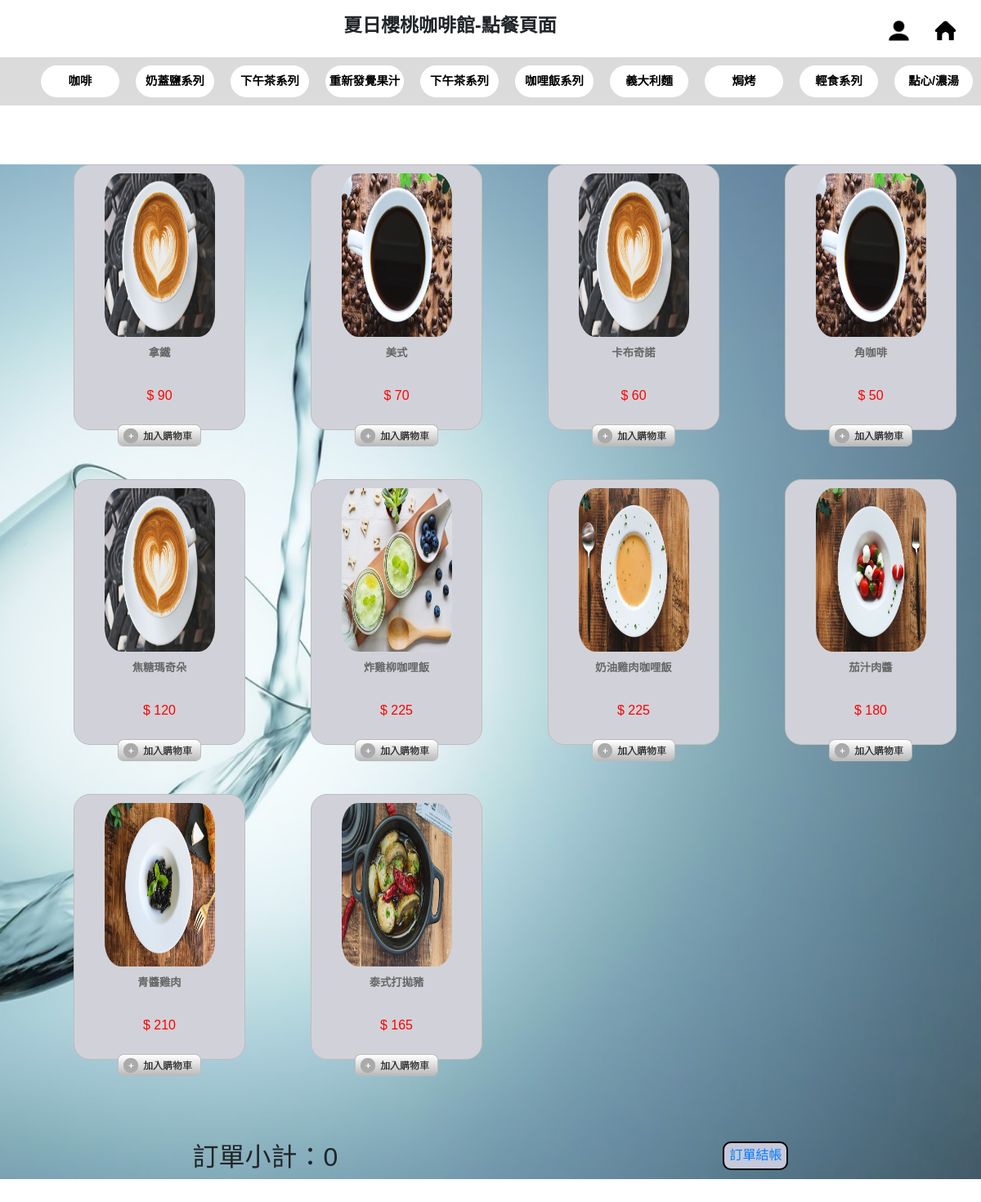
The page /order/ on the database its author committed.
### myapp/models.py (models this page shows, shortened)
class ProductModel(models.Model):                             #商品資料表
    pname =  models.CharField(max_length=100, default='')     #商品名稱
    pprice = models.IntegerField(default=0)                   #商品價格
    pimages = models.CharField(max_length=100, default='')    #商品照片
    pdescription = models.TextField(blank=True, default='')

### myapp/views.py (the view)
# urls.py: path('order/',views.order),
def order(request):
    global cartlist
    total = 0
    if 'cartlist' in request.session:
        cartlist = request.session['cartlist']
    else:
        cartlist=[]
    cartnum = len(cartlist)
    productall = models.ProductModel.objects.all()
    for unit in cartlist:
        total += int(unit[3])
    grandtotal = int(total +(total*0.10))
    return render(request,'order.html',locals())

### templates/order.html (shortened to what this page needs)
<!DOCTYPE html>
<html lang="zh-tw">
<head>
  <link rel="stylesheet" href="css/bootstrap.min.css">
  {% load static %}
  <link rel="stylesheet" href="https://unpkg.com/ress/dist/ress.min.css">
  <link rel="stylesheet" href="{% static  "onlinecss/style.css" %}" type="text/css">
</head>
<body>
  <header>
    <div class="top_bar flex_center">
      <div class="shop_name">夏日櫻桃咖啡館-點餐頁面</div>
      <div class="login"><a href="/login/"><img src="{% static "images/usericon.png" %}" alt="會員登入"></a></div>
      <div class="login"><a href="/index/"><img src="{% static "images/home.png" %}" alt="回到首頁"></a></div>
    </div>
  </header>
  <div>
    <nav>
      <ul class="main-nav">
        <li><a href="#menu1">咖啡</a></li>
        <li><a href="#menu2">奶蓋鹽系列</a></li>
        <li><a href="#">下午茶系列</a></li>
        <li><a href="#">重新發覺果汁</a></li>
        <li><a href="#">下午茶系列</a></li>
        <li><a href="#">咖哩飯系列</a></li>
        <li><a href="#">義大利麵</a></li>
        <li><a href="#">焗烤</a></li>
        <li><a href="#">輕食系列</a></li>
        <li><a href="#">點心/濃湯</a></li>
      </ul>
    </nav>
  </div>
<div class="bgorder" id="menubg">
  <div class="wrapper grid" id="menu1" >
    {% for product in productall %}
      <div class="block_product pro_photo">
        <div class="pro_photo">
          <img class="photo" src="/static/images/{{product.pimages}}" alt="產品詳細資料" width="200" height="200"/>
          <div class="pro_name">{{product.pname}}</div>
          <div class="pro_price">$ {{product.pprice}}</div>
          <div class="pro_btn">
            <a href="/addtocart/add/{{product.id}}/"><img src="{% static "images/icon_cart.png" %}" height="27" border="0" /></a>
          </div>
        </div>
      </div>
    {% endfor %}
  </div>
<div class="payinfo">
  <div class="checkout">
    <h2>訂單小計：{{grandtotal}}</h2>
    <a class="button" href="/cart/">訂單結帳</a>
  </div>
</div>
</div>
</body>
</html>

### static/onlinecss/style.css (style rules this page uses)
html { font-size: 100%; }
body { font-family: "Yu Gothic Medium", "游ゴシック Medium", YuGothic, "游ゴシック体", "ヒラギノ角ゴ Pro W3", sans-serif; line-height: 2.7; background-color: rgb(255, 255, 255); }
a { text-decoration: none; }
img { max-width: 100%; }
.login { width: 30px; height: 30px; margin-top: 10px; margin-right: 30px; align-items: flex-end; }
header .top_bar { position: relative; width: 100%; height: 50px; }
header .top_bar .shop_name { width: 100%; padding: 0 0 0 15px; font-weight:600; overflow: auto; text-overflow: ellipsis; white-space: nowrap; text-align:center; font-size:23px; margin-top: auto; }
.flex_center { display: flex; align-items: center; }
.main-nav { display:flex; font-size: 0.90rem; margin-top: 20px; list-style:none; justify-content:space-around; overflow: auto; background: #dbdbdb; }
.main-nav li { margin:10px 10px; border: 0px solid; border-radius: 20px; background-color: #ffffff; width:180px; text-align:center; font-weight: bolder; }
.main-nav li a { color: rgb(0, 0, 0); }
.grid { display: grid; gap: 50px;; grid-template-columns: repeat(4,minmax(240px,2fr)) ; margin-top: 6%; margin-bottom: 90px; padding: 0px 0px 0px 90px; }
.block_product { float: left; height: 325px; width: 210px; background-color: #d1d2d9; border-radius: 20px 20px 20px 20px; border: 1.5px solid rgb(191, 188, 188); margin-right: 10px; margin-bottom: 10px; -webkit-transition: background-color 10ms ease 0s; -moz-transition: background-color 10ms ease 0s; -ms-transition: background-color 10ms ease 0s; -o-transition: background-color 10ms ease 0s; transition: background-color 10ms ease 0s; }
.block_product .pro_photo { height: 135px; width: 135px; margin-right: auto; margin-left: auto; margin-top: 10px; -webkit-transition: color; -moz-transition: color; -ms-transition: color; -o-transition: color; transition: color; }
.photo { width:200px; height:200px; border-radius: 15%; }
.block_product .pro_photo .pro_name { font-family: Tahoma, Geneva, sans-serif; font-size: 10pt; font-weight: bolder; color: #666; height: 3.2em; text-align: center; margin-bottom: 5px; margin-top: 2px; }
.block_product .pro_photo .pro_price { font-family: Arial, Helvetica, sans-serif; font-size: 12pt; color: #F00; text-align: center; }
.block_product .pro_photo .pro_btn { text-align: center; margin-top: 5px; }
.checkout { display: flex; justify-content: space-around; }
.payinfo { margin-bottom: 30px; }
.button { border: 2px #000 solid; border-radius: 10px; width: 80px; height: 35px; text-align: center; line-height:1.9; background-color: rgb(197, 201, 217); }
.bgorder { background-size: cover; background-position: center top; background-repeat: no-repeat; }
#menubg { background-image: url(../images/orderbg.jpg); min-height:100vh; }

### rows shown on the page
ProductModel: pimages (picture), pname "拿鐵", pprice "90"
ProductModel: pimages (picture), pname "美式", pprice "70"
ProductModel: pimages (picture), pname "卡布奇諾", pprice "60"
ProductModel: pimages (picture), pname "角咖啡", pprice "50"
ProductModel: pimages (picture), pname "焦糖瑪奇朵", pprice "120"
ProductModel: pimages (picture), pname "炸雞柳咖哩飯", pprice "225"
ProductModel: pimages (picture), pname "奶油雞肉咖哩飯", pprice "225"
ProductModel: pimages (picture), pname "茄汁肉醬", pprice "180"
ProductModel: pimages (picture), pname "青醬雞肉", pprice "210"
ProductModel: pimages (picture), pname "泰式打拋豬", pprice "165"

### other values the page prints
{{ grandtotal }} "0"
